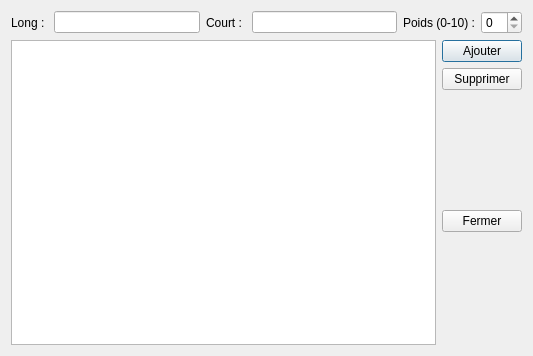
<?xml version="1.0" encoding="UTF-8"?>
<ui version="4.0">
 <class>SubjectsManager</class>
 <widget class="QDialog" name="SubjectsManager">
  <property name="windowModality">
   <enum>Qt::WindowModal</enum>
  </property>
  <property name="geometry">
   <rect>
    <x>0</x>
    <y>0</y>
    <width>533</width>
    <height>356</height>
   </rect>
  </property>
  <property name="windowTitle">
   <string>Gestionnaire des matières</string>
  </property>
  <layout class="QVBoxLayout" name="verticalLayout_2">
   <item>
    <layout class="QHBoxLayout" name="horizontalLayout">
     <item>
      <widget class="QLabel" name="label">
       <property name="text">
        <string>Long : </string>
       </property>
      </widget>
     </item>
     <item>
      <widget class="QLineEdit" name="lineEdit_long"/>
     </item>
     <item>
      <widget class="QLabel" name="label_2">
       <property name="text">
        <string>Court : </string>
       </property>
      </widget>
     </item>
     <item>
      <widget class="QLineEdit" name="lineEdit_short"/>
     </item>
     <item>
      <widget class="QLabel" name="label_3">
       <property name="text">
        <string>Poids (0-10) :</string>
       </property>
      </widget>
     </item>
     <item>
      <widget class="QSpinBox" name="spinBox_weight">
       <property name="maximum">
        <number>10</number>
       </property>
      </widget>
     </item>
    </layout>
   </item>
   <item>
    <layout class="QHBoxLayout" name="horizontalLayout_2">
     <item>
      <widget class="QListWidget" name="list_subjects"/>
     </item>
     <item>
      <layout class="QVBoxLayout" name="verticalLayout">
       <item>
        <widget class="QPushButton" name="pushButton_add">
         <property name="text">
          <string>Ajouter</string>
         </property>
        </widget>
       </item>
       <item>
        <widget class="QPushButton" name="pushButton_delete">
         <property name="text">
          <string>Supprimer</string>
         </property>
        </widget>
       </item>
       <item>
        <spacer name="verticalSpacer_3">
         <property name="orientation">
          <enum>Qt::Vertical</enum>
         </property>
         <property name="sizeHint" stdset="0">
          <size>
           <width>20</width>
           <height>40</height>
          </size>
         </property>
        </spacer>
       </item>
       <item>
        <widget class="QPushButton" name="pushButton_close">
         <property name="text">
          <string>Fermer</string>
         </property>
        </widget>
       </item>
       <item>
        <spacer name="verticalSpacer_2">
         <property name="orientation">
          <enum>Qt::Vertical</enum>
         </property>
         <property name="sizeHint" stdset="0">
          <size>
           <width>20</width>
           <height>40</height>
          </size>
         </property>
        </spacer>
       </item>
      </layout>
     </item>
    </layout>
   </item>
  </layout>
 </widget>
 <resources/>
 <connections>
  <connection>
   <sender>pushButton_close</sender>
   <signal>clicked()</signal>
   <receiver>SubjectsManager</receiver>
   <slot>accept()</slot>
   <hints>
    <hint type="sourcelabel">
     <x>450</x>
     <y>224</y>
    </hint>
    <hint type="destinationlabel">
     <x>459</x>
     <y>271</y>
    </hint>
   </hints>
  </connection>
 </connections>
</ui>
